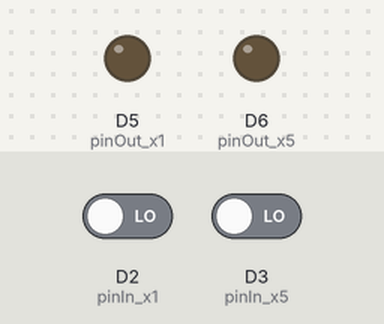
Simulated run of this sketch. Board: Arduino Zero (SAMD21). Parts: output pins drawn as LEDs (lit = HIGH). The inputs (shaded band) are chosen by the test bench; at power-on: D2 (pinIn_x1) LOW, D3 (pinIn_x5) LOW. What the sketch prints to the serial monitor is not drawn.

Above: at 0.1 s.
At 1.2 s:
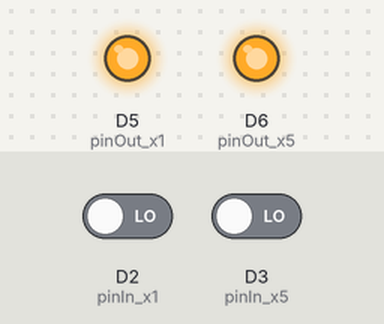
Timing chart, 0 to 2.7 s (numbered marks = the images above):
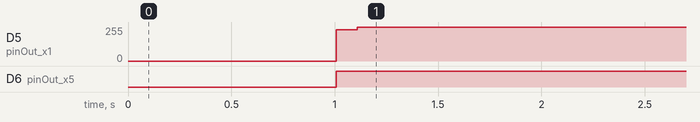

Measured:
- by itself, D5 (pinOut_x1): 0/255 → 233/255 at 1.0 s, → 255/255 0.10 s later
- by itself, D6 (pinOut_x5): LOW → HIGH at 1.0 s

The sketch:

EventEllipsometry.ino
```cpp
#include <PID_v1.h>
#define DEBUG 0
#define DEBUG_LITE 1

// Baud rate
unsigned long baudRate = 115200;

// Pin assignment
pin_size_t pinIn_x1 = 2;
pin_size_t pinOut_x1 = 5;
pin_size_t pinIn_x5 = 3;
pin_size_t pinOut_x5 = 6;
pin_size_t pinOut_trig = 12;

// PID parameters
double setpoint_x1 = 15.0;
double setpoint_x5 = setpoint_x1 * 5.0;
double input_x1, output_x1;
double input_x5, output_x5;
PID myPID_x1(&input_x1, &output_x1, &setpoint_x1, 160, 900, 0.1, DIRECT);
PID myPID_x5(&input_x5, &output_x5, &setpoint_x5, 160, 900, 0.1, DIRECT);

// Initialize
unsigned long period_x1 = 1000000000; // [us/rot]
unsigned long period_x5 = 1000000000; // [us/rot]
unsigned int count_x1 = 0;
unsigned int count_x5 = 0;
unsigned long t_prev_x1 = micros();
unsigned long t_prev_x5 = micros();
int trigState = LOW;

unsigned long t_trig_x1 = 0;
unsigned long t_trig_x5 = 0;

void updatePeriod_x1()
{
    static bool flag = true;

    // Trigger
    if (trigState == LOW)
    {
        trigState = HIGH;
        digitalWrite(pinOut_trig, trigState);
        t_trig_x1 = micros();
    }

    if (flag)
    {
        unsigned long t_now = micros();
        period_x1 = (t_now - t_prev_x1);
        t_prev_x1 = t_now;
        count_x1++;
    }
    flag = !flag;
}

void updatePeriod_x5()
{
    static bool flag = true;

    // Trigger
    if (trigState == HIGH)
    {
        trigState = LOW;
        digitalWrite(pinOut_trig, trigState);
        t_trig_x5 = micros();
    }

    if (flag)
    {
        unsigned long t_now = micros();
        period_x5 = (t_now - t_prev_x5);
        t_prev_x5 = t_now;
        count_x5++;
    }
    flag = !flag;
}

void setup()
{
    // Digital out settings
    pinMode(pinOut_trig, OUTPUT);
    digitalWrite(pinOut_trig, trigState);

    // Analog out settings
    analogWriteResolution(12);
    pinMode(pinOut_x1, OUTPUT);
    pinMode(pinOut_x5, OUTPUT);

    // Interrupt settings
    pinMode(pinIn_x1, INPUT);
    attachInterrupt(digitalPinToInterrupt(pinIn_x1), updatePeriod_x1, RISING);
    pinMode(pinIn_x5, INPUT);
    attachInterrupt(digitalPinToInterrupt(pinIn_x5), updatePeriod_x5, RISING);

    // PID settings
    myPID_x1.SetMode(AUTOMATIC);
    myPID_x5.SetMode(AUTOMATIC);
    myPID_x1.SetOutputLimits(0, 4095);
    myPID_x5.SetOutputLimits(0, 4095);

    Serial.begin(baudRate);

    delay(1000);
}

void loop()
{
    delay(8);
    unsigned long t_now = micros();

    double freq_x1 = 1000000.0 / (double)(period_x1);
    double freq_x5 = 1000000.0 / (double)(period_x5);

    input_x1 = freq_x1;
    input_x5 = freq_x5;

    myPID_x1.Compute();
    myPID_x5.Compute();

    analogWrite(pinOut_x1, (int)output_x1);
    analogWrite(pinOut_x5, (int)output_x5);

    unsigned long t_end_pid = micros();

#if DEBUG_LITE
    Serial.print(t_now);
    Serial.print(", ");
    Serial.print(freq_x1, 2);
    Serial.print(", ");
    Serial.print(freq_x5, 2);
    Serial.print(", ");
    Serial.print(output_x1, 0);
    Serial.print(", ");
    Serial.print(output_x5, 0);
    Serial.println();
#endif

#if DEBUG
    Serial.print(t_now);
    Serial.print(", ");
    Serial.print(freq_x1, 2);
    Serial.print(", ");
    Serial.print(freq_x5, 2);
    Serial.print(", ");
    Serial.print(output_x1, 0);
    Serial.print(", ");
    Serial.print(output_x5, 0);
    Serial.print(", ");
    Serial.print(count_x1);
    Serial.print(", ");
    Serial.print(count_x5);
    Serial.print(", ");
    Serial.print(t_end_pid - t_now);
    Serial.print(", ");
    unsigned long t_end_serial = micros();
    Serial.println(t_end_serial - t_end_pid);
#endif
}
```
